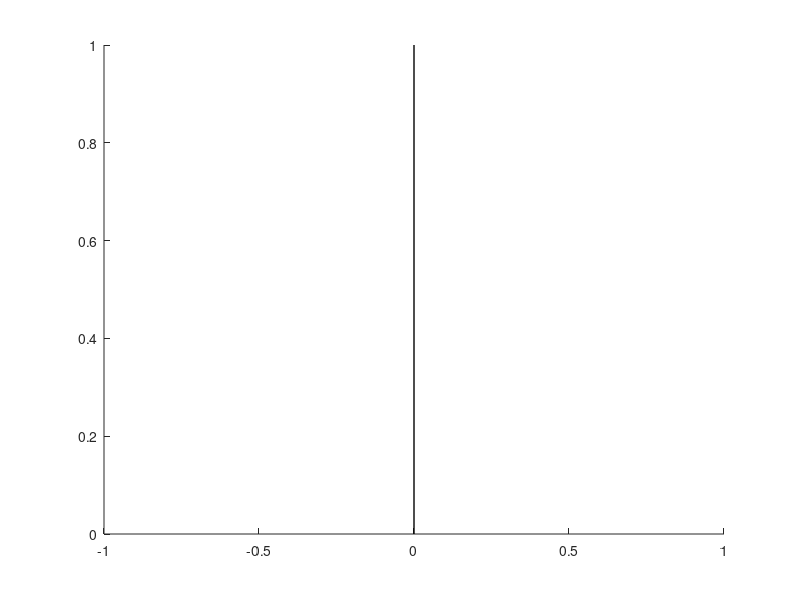

This chart was generated by the following MATLAB code: (Note: this script raises an error after producing the figure.)
%% Jack Lambert
% Chaotic Dynamics Problem Set 3
% Fractal Tree Plot
%% House Keeping 
close all;
clear all;
%% Constants for base
x0 = 0; % x - origin of root
y0 = 0; % y - origin of root
x1 = 0; % x - end point of root
y1 = 1; % y - end point of root
%% Part d.)

sl = 0.8; % Scalling factor of left root
sr = 0.75; % Scalling factor of right root
theta_l = 85; % Angle of rotation between left and right branches and root
theta_r = 50; 
level = 11; % Levels of branches 

figure()
hold on
plot([x0 x1],[y0 y1],'k','Linewidth',1)
Main(x0,y0,x1,y1,sl,sr,theta_r,theta_l,level);
title('Fractal Tree')%,'Interpreter','latex')
hold off